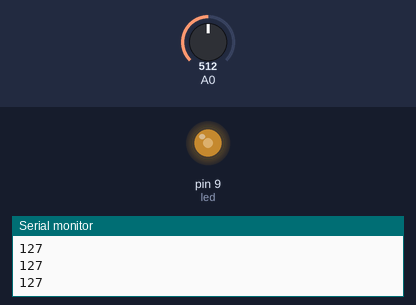
Bench run of a sketch on a simulated Arduino Uno, built with avr-gcc and run on an emulated ATmega328P. Shown: output pins drawn as LEDs (lit = HIGH), the last lines printed to the serial monitor. Inputs (shaded band) come from the test bench; at power-on: A0 = 512.

Above: at 1.2 s.
1.3 s: A0 set to 613
At 2.3 s:
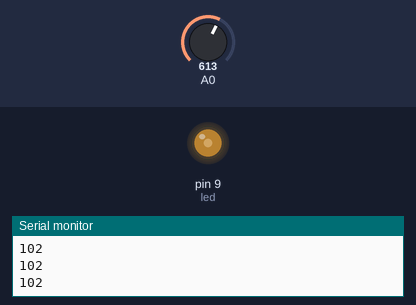
2.8 s: A0 set to 630
At 3.6 s:
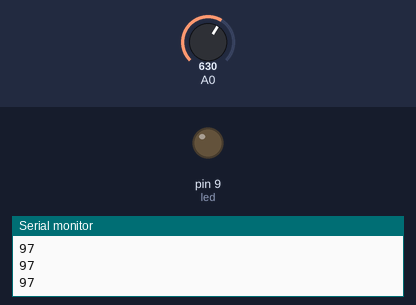
4.3 s: A0 set to 306
At 4.7 s:
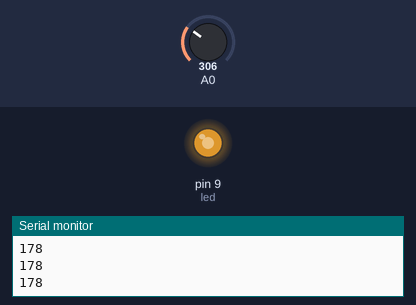
5.8 s: A0 set to 122
At 7.0 s:
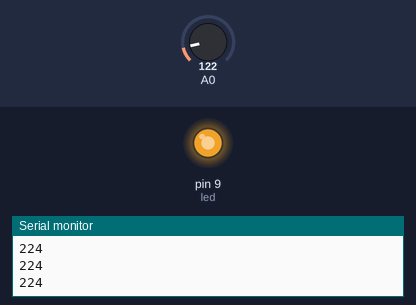
7.3 s: A0 set to 511
At 8.2 s:
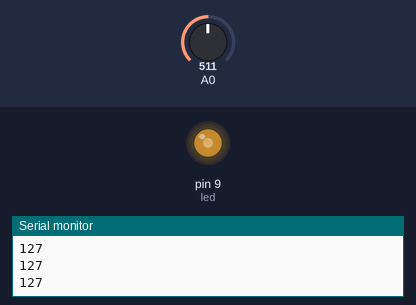
8.8 s: A0 set to 716
At 9.4 s:
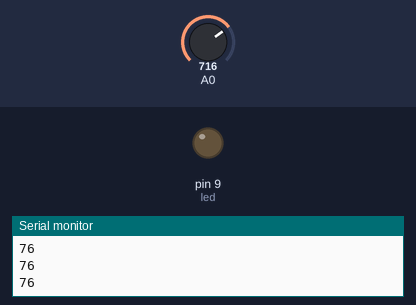
Timing chart, 0 to 11.3 s (numbered marks = the images above; inputs shaded):
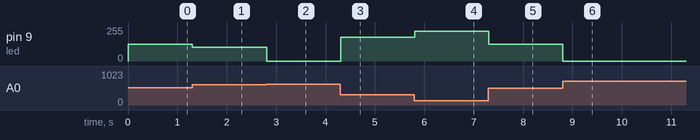

Measured:
- the behaviour switches between 621 and 622 on A0 (found by bisection; images 1 and 2)
- after the input at 1.3 s, pin 9 (led): 127/255 → 102/255 at once
- after the input at 2.8 s, pin 9 (led): 102/255 → 0/255 at once
- after the input at 4.3 s, pin 9 (led): 0/255 → 178/255 at once
- after the input at 5.8 s, pin 9 (led): 178/255 → 224/255 at once
- after the input at 7.3 s, pin 9 (led): 224/255 → 127/255 at once
- after the input at 8.8 s, pin 9 (led): 127/255 → 0/255 at once

The sketch:

sketch_apr01b.ino
```cpp
int led=9;
int value;
void setup() {
  pinMode(led, OUTPUT);
  Serial.begin(9600);
}

void loop() {
  value=map(analogRead(A0),1023,0,0,255);
  Serial.println(value);
  if(value<100) {
    analogWrite(led,0);
  } else {
    analogWrite(led,value);
  }
}
```
